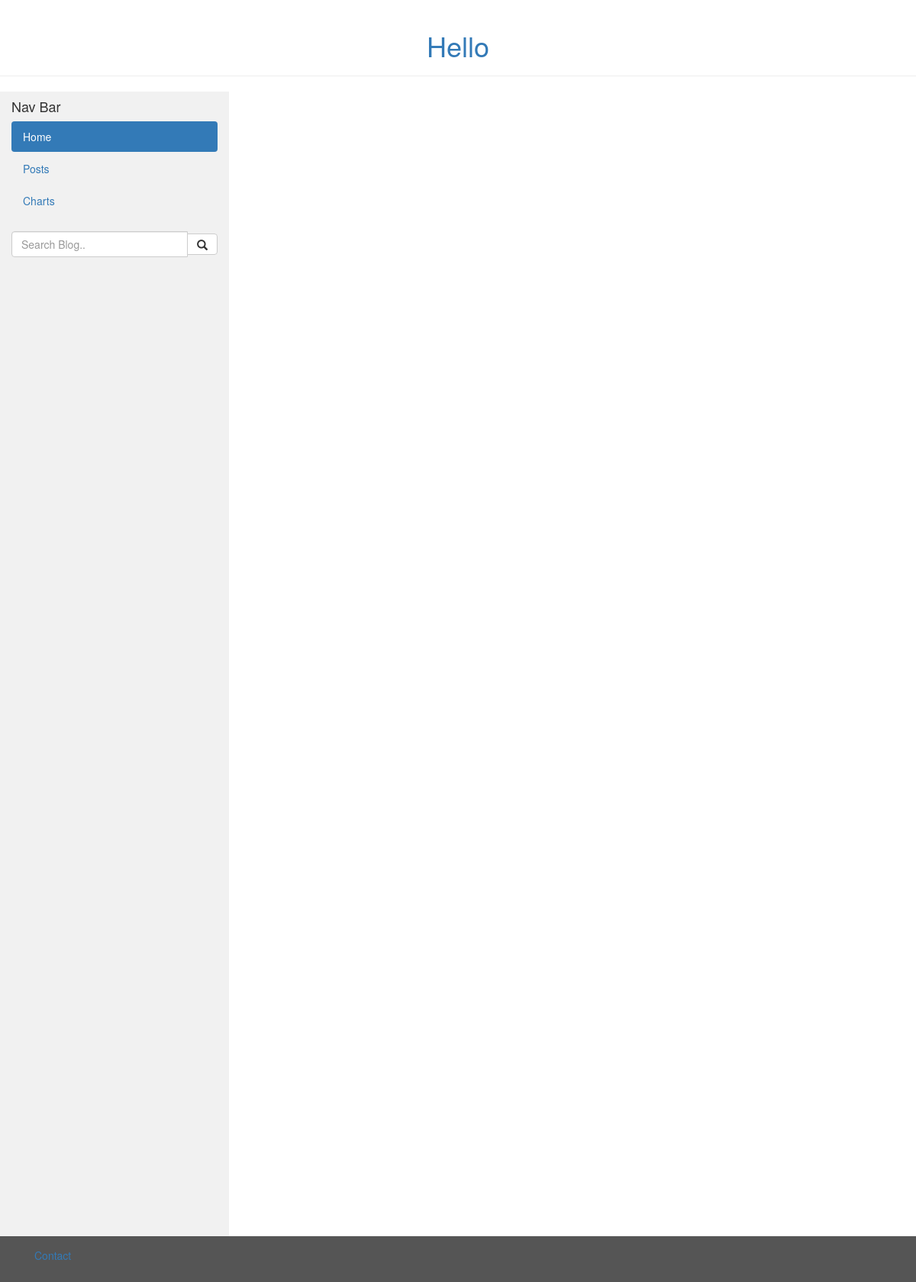
/posts/, run on an earlier commit of the app's database.
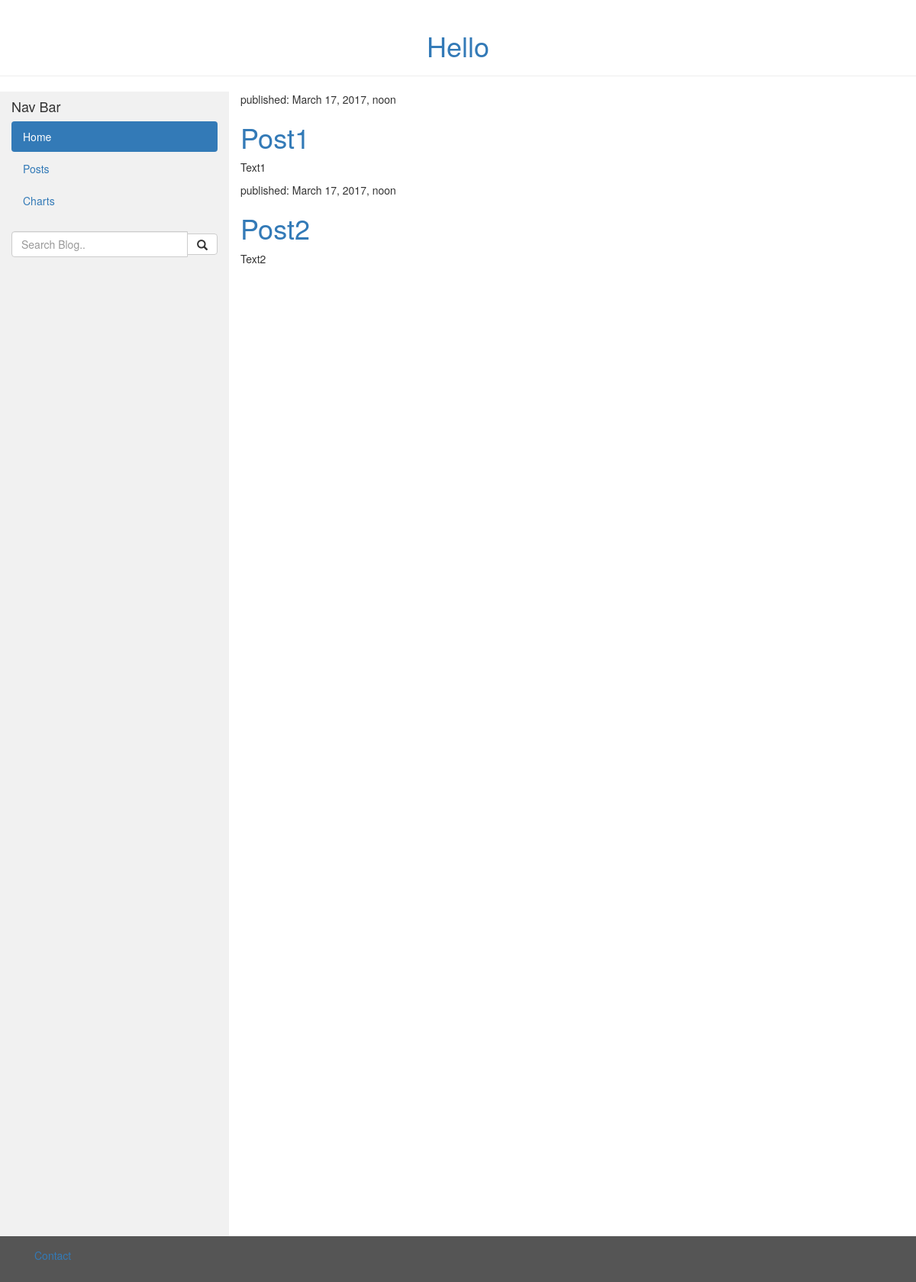
And on a later commit of the database.
### blog/models.py (models this page shows, shortened)
class Post(models.Model):
    author = models.ForeignKey('auth.User')
    title = models.CharField(max_length=200)
    text = models.TextField()
    created_date = models.DateTimeField(
            default=timezone.now)
    published_date = models.DateTimeField(
            blank=True, null=True)

### blog/views.py (the view)
# urls.py: url(r'^posts/', views.posts, name='posts'),
def posts(request):
    posts = Post.objects.filter(published_date__lte=timezone.now()).order_by('published_date')
    return render(request, 'blog/posts.html', {'posts': posts})

### blog/templates/blog/posts.html
{% extends 'blog/header.html' %}
{% block content %}
{% include "blog/includes/post_list.html" %}
{% endblock %}

### blog/templates/blog/header.html (shortened to what this page needs)
{% load staticfiles %}
<html>
<head>
		<link rel="stylesheet" href="{% static 'css/bootstrap.min.css' %}" type='text/css'>
</head>
<body>
	<div class= "page-header" >
		<h1 class="text-center"><a href="/">Hello</a></h1>
	</div>
	<div class="container-fluid">
		<div class="row content">
			<div class="col-sm-3 sidenav">
				<h4>Nav Bar</h4>
				<ul class="nav nav-pills nav-stacked">
					<li class="active"><a href="{% url 'home'  %}">Home</a></li>
					<li><a href="{% url 'posts'  %}">Posts</a></li>
					<li><a href="{% url 'charts' %}">Charts</a></li>
				</ul><br>
				<div class="input-group">
					<input type="text" class="form-control" placeholder="Search Blog..">
					<span class="input-group-btn">
						<button class="btn btn-default" type="button">
							<span class="glyphicon glyphicon-search"></span>
						</button>
					</span>
				</div>
			</div>
			<div class="col-sm-9">
				{% block content %}
	   			{% endblock %}
			</div>
		</div>
	</div>
	<footer>
			<div class="container-fluid" style='margin-left:15px'>
					<p><a href="#" target="blank">Contact</a> </p>
			</div>
	</footer>
</body>
</html>

### blog/templates/blog/includes/post_list.html
{% for post in posts %}
    <div class="post">
        <div class="date">
            <p>published: {{ post.published_date }}</p>
        </div>
        <h1><a href="">{{ post.title }}</a></h1>
        <p>{{ post.text|linebreaksbr }}</p>
    </div>
{% endfor %}

### blog/templates/blog/header.html (style rules this page uses)
.row.content { height: 1500px }
.sidenav { background-color: #f1f1f1; height: 100%; }
footer { background-color: #555; color: white; padding: 15px; }

What changed in the data, as far as the page shows it:
added Post: published_date "March 17, 2017, noon", title "Post1", text "Text1"
added Post: published_date "March 17, 2017, noon", title "Post2", text "Text2"
